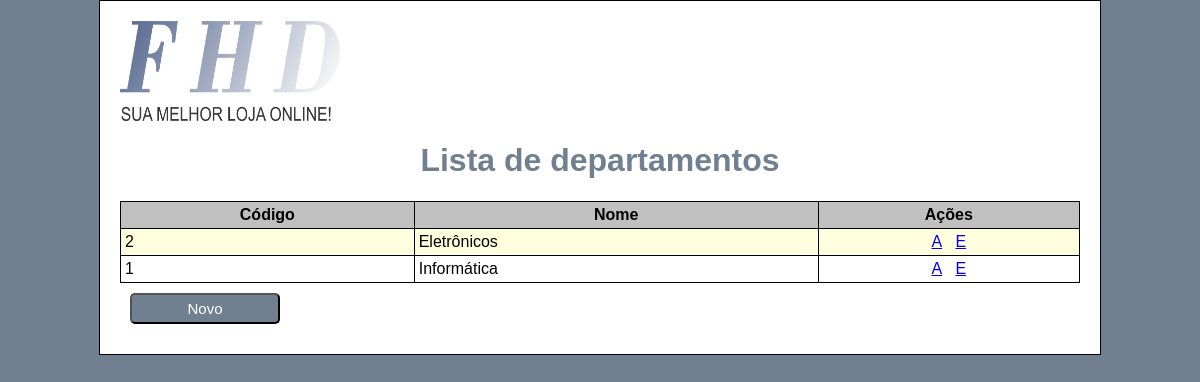
The app's page /departamentos.php with its own data.
### tables this page shows
CREATE TABLE IF NOT EXISTS `departamentos` (
`id` int(11) NOT NULL,
  `nome` varchar(50) NOT NULL
);

### lib/database.php (called while the page is built, shortened)
<?php
	$conn = mysql_connect(HOST, USER, PASSWORD);
	function consultar($sql)
	{
		global $conn, $result;
		$result = mysql_query($sql,$conn);
	}

### gui/lista_departamentos.php (the view, shortened to what this page needs)
<!DOCTYPE html>
<html lang="pt-br">
	<head>
	</head>
	<body>
		<div class="container">
			<a href="index.php"><img class="middle" src="logo.png" alt="Logo" width="220" height="100"></a>
			<h1><?php echo $titulo_pagina; ?></h1>
			<table>
				<thead>
					<tr>
						<th>Código</th><th>Nome</th><th>Ações</th>
					</tr>
				</thead>
				<tbody>
					<?php
						foreach($registros as $registro)
						{
							echo "
								<tr>
									<td>" . $registro['id'] . "</td>
									<td>{$registro['nome']}</td>
									<td class='acoes'>
										<a href='" . URL_BASE . "departamentos.php?acao=alterar&id={$registro['id']}'>A</a>&nbsp;&nbsp;
										<a href='javascript:if(confirm(\"Confirma a exclusão?\")){document.location=\"" . URL_BASE . "departamentos.php?acao=excluir&id={$registro['id']}\";}'>E</a>
									</td>
								</tr>
							";
						}
					?>
				</tbody>
			</table>
			<div class="form-group"><button type="button" onclick="document.location='<?=URL_BASE;?>departamentos.php?acao=incluir';">Novo</button></div>
		</div>
	</body>
</html>

### css/estilos.css (style rules this page uses)
body { background-color: #708090; font-family: "Trebuchet MS", helvetica, sans-serif; margin: 0; }
button { background-color: #708090; color: white; padding: 5px; border-radius: 5px; margin: 10px; font-size: 15px; min-width: 150px; }
table { border-collapse: collapse; width: 100%; }
th { background-color: silver; }
tr:nth-child(odd) { background-color: lightyellow; }
td, th { border: 1px solid black; padding: 4px; }
td.acoes { text-align: center; }
h1 { color: #708090; text-align: center; }
img.middle { vertical-align: middle; }
.container { background-color: white; border: 1px solid black; margin: auto; padding: 20px; width: 960px; }

### records on screen
departamentos: id "2", nome "Eletrônicos"
departamentos: id "1", nome "Informática"

### other values on screen
$titulo_pagina "Lista de departamentos"
